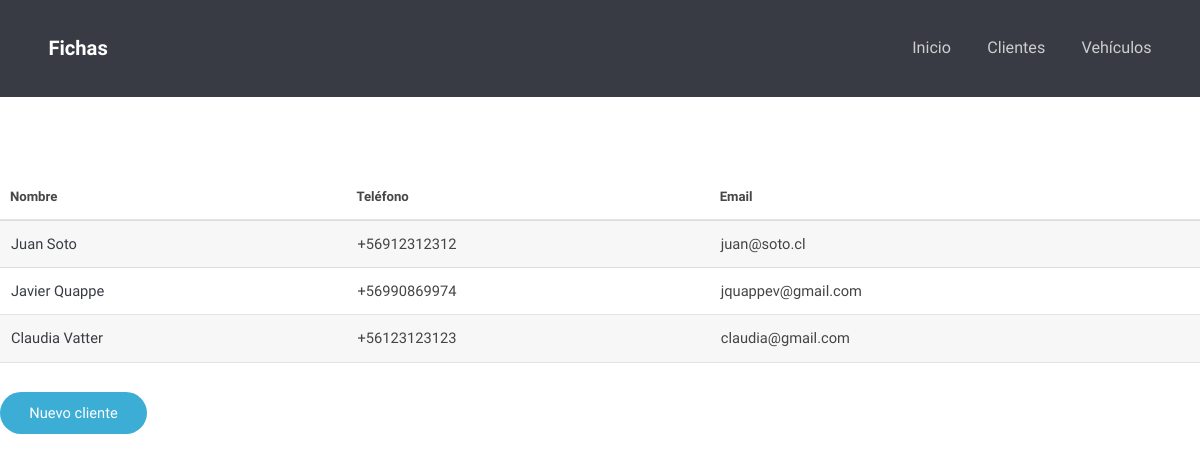
/fichas/clientes/, run on the app's committed database.
### fichas/models.py (models this page shows, shortened)
class Cliente(models.Model):
	rut			= models.CharField(max_length = 10)
	nombre		= models.CharField(max_length = 100)
	telefono	= models.CharField(max_length = 12)
	email		= models.CharField(max_length = 100, blank = True)
	def get_absolute_url(self):
		return reverse("fichas:cliente-detail", kwargs={"id": self.id})

### fichas/views.py (the view)
# urls.py: path('clientes/', cliente_list_view, name='cliente-list'),
def cliente_list_view(request):
	queryset = Cliente.objects.all()
	context = {
		"object_list": queryset
	}
	return render(request, "clientes/cliente_list.html", context)

### fichas/templates/clientes/cliente_list.html (shortened to what this page needs)
{% extends 'fichas/base.html' %}
{% block content %}
<div class="lista">
	<table>
		<thead>
			<tr>
				<th>Nombre</th>
				<th>Teléfono</th>
				<th>Email</th>
			</tr>
		</thead>
		{% for instance in object_list %}
		<tr>
			<td><a href='{{ instance.get_absolute_url }}'>{{ instance.nombre }}</a></td>
			<td>{{ instance.telefono }}</td>
			<td>{{ instance.email }}</td>
		</tr>
		{% endfor %}
	</table>
<form action="./crear/">
    <input type="submit" value="Nuevo cliente" />
</form>
</div>
{% endblock %}

### fichas/static/fichas/css/skel.css (style rules this page uses)
html,body,div,span,applet,object,iframe,h1,h2,h3,h4,h5,h6,p,blockquote,pre,a,abbr,acronym,address,big,cite,code,del,dfn,em,img,ins,kbd,q,s,samp,small,strike,strong,sub,sup,tt,var,b,u,i,center,dl,dt,dd,ol,ul,li,fieldset,form,label,legend,table,caption,tbody,tfoot,thead,tr,th,td,article,aside,canvas,details,embed,figure,figcaption,footer,header,hgroup,menu,nav,output,ruby,section,summary,time,mark,audio,video { margin:0;padding:0;border:0;font-size:100%;font:inherit;vertical-align:baseline; }
body { line-height:1; }
table { border-collapse:collapse;border-spacing:0; }
body { -webkit-text-size-adjust:none }
*, *:before, *:after { -moz-box-sizing: border-box; -webkit-box-sizing: border-box; box-sizing: border-box; }

### fichas/static/fichas/css/style.css (style rules this page uses)
body { background: #fff; }
body, input, select, textarea { color: #444; font-family: "Raleway", Helvetica, sans-serif; font-size: 13pt; font-weight: 400; line-height: 1.65em; }
a { color: #383b43; text-decoration: none; }
form { margin: 0 0 2em 0; }
table { margin: 0 0 2em 0; width: 100%; }
table tbody tr { border: solid 1px rgba(144, 144, 144, 0.25); border-left: 0; border-right: 0; }
table tbody tr:nth-child(2n + 1) { background-color: rgba(144, 144, 144, 0.075); }
table td { padding: 0.75em 0.75em; }
table th { color: #474747; font-size: 0.9em; font-weight: 700; padding: 0 0.75em 0.75em 0.75em; text-align: left; }
table thead { border-bottom: solid 2px rgba(144, 144, 144, 0.25); }
input[type="submit"], input[type="reset"], input[type="button"], .button { -moz-appearance: none; -webkit-appearance: none; -o-appearance: none; -ms-appearance: none; appearance: none; -moz-transition: background-color 0.2s ease-in-out, color 0.2s ease-in-out; -webkit-transition: background-color 0.2s ease-in-out, color 0.2s ease-in-out; -o-transition: background-color 0.2s ease-in-out, color 0.2s ease-in-out; -ms-transition: background-color 0.2s ease-in-out, color 0.2s ease-in-out; transition: background-color 0.2s ease-in-out, color 0.2s ease-in-out; background-color: #3cadd4; border-radius: 30px; border: 0; color: #ffffff !important; cursor: pointer; display: inline-block; font-weight: 400; height: 2.85em; line-height: 2.95em; padding: 0 2em; text-align: center; text-decoration: none; white-space: nowrap; }

### fichas/static/fichas/css/style-xlarge.css (style rules this page uses)
body, input, select, textarea { font-size: 11pt; }

### data on the page
Cliente: nombre "Juan Soto", telefono "+56912312312", email "juan@soto.cl"
Cliente: nombre "Javier Quappe", telefono "+56990869974", email "jquappev@gmail.com"
Cliente: nombre "Claudia Vatter", telefono "+56123123123", email "claudia@gmail.com"
